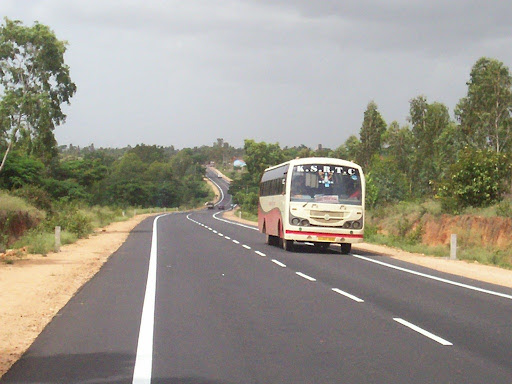
#> input picture Camera/Python PC Project/Tests/road.jpg, 512 x 384 px, given in place of road.mkv, which was not available
$ python video-lane-detection-averaging.py
#> lines starting #> are read from the running program, lines starting #| are printed output that depends on the picture; after the words box and inside, x2 and y2 are one past the last pixel; in counts of white or black regions, pixels touching at a corner belong together; pictures that were not available may be replaced by others from this repository, and a replacement may not be noted
### Camera/Python PC Project/Working/Libraries/CameraDetection/imageprocessing.py
import cv2
import numpy


class ImageProcessing(object):

    def __init__(self, image):
        self.image = image
        self.maskcoords = None

        self.mask = None
        self.canny = None

        self.masked_image = None

    def createmask(self):

        # We put a mask over the parts of the image we do not want
        # our line detection program to take into account

        image = cv2.cvtColor(self.image, cv2.COLOR_BGR2RGB)

        imgray = cv2.cvtColor(image, cv2.COLOR_RGB2GRAY)

        blur = cv2.GaussianBlur(imgray, (5, 5), 0)
        canny = cv2.Canny(blur, 100, 170)

        mask = numpy.zeros(canny.shape[:2], dtype="uint8")

        self.mask = mask
        self.canny = canny

        return mask, canny

    def drawmask(self, maskcoords):

        mask = self.mask
        canny = self.canny
        image = self.image

        self.maskcoords = maskcoords

        cv2.fillPoly(mask, numpy.array([maskcoords], numpy.int32), (255, 255, 255))
        cv2.polylines(image, numpy.array([maskcoords], numpy.int32), True, (0, 0, 255))
        masked_image = cv2.bitwise_and(canny, mask)

        self.masked_image = masked_image

        return masked_image

    # [32 lines left out: function lanedetection, not called in this run]

### Camera/Python PC Project/Working/Libraries/CameraDetection/linecalc.py
class LineEquation(object):

    def __init__(eq):
        eq.x1 = None
        eq.y1 = None
        eq.x2 = None
        eq.y2 = None

        eq.line = [0, 0, 0, 0]

        eq.slope = 0.0
        eq.p = 0.0

    # [17 lines left out: function calcequation, not called in this run]

    def negate(eq):
        eq.slope *= -1
        eq.p *= -1

    # [23 lines left out: function calcintersection, not called in this run]

### Camera/Python PC Project/Tests/Camera Capture/video-lane-detection-averaging.py
import Working.Libraries.CameraDetection.linecalc as leq
import Working.Libraries.CameraDetection.imageprocessing as imgP

import math

import cv2 as cv
import numpy as np

prev_left = None
prev_right = None


def average(image, lines):
    global prev_left, prev_right

    left = []
    right = []
    for line in lines:
        # print(line)
        x1, y1, x2, y2 = line.reshape(4)

        parameters = np.polyfit((x1, x2), (y1, y2), 1)
        slope = parameters[0]
        y_int = parameters[1]
        if slope < 0:
            left.append((slope, y_int))
        else:
            right.append((slope, y_int))

    right_avg = np.average(right, axis=0)
    left_avg = np.average(left, axis=0)

    try:
        left_line = make_points(image, left_avg)
    except:
        left_line = make_points(image, prev_left)
        left_avg = prev_left

    try:
        right_line = make_points(image, right_avg)
    except:
        right_line = make_points(image, prev_right)
        right_avg = prev_right

    prev_left = left_avg
    prev_right = right_avg

    return np.array([left_line, right_line])


def make_points(image, average):
    slope, y_int = average

    y1 = int(image.shape[0] / 1.2)
    y2 = int(image.shape[0] / 1.4)
    x1 = int((y1 - y_int) // slope)
    x2 = int((y2 - y_int) // slope)

    return np.array([x1, y1, x2, y2])


def display_lines(image, lines):
    lines_image = np.zeros_like(image)
    if lines is not None:
        for line in lines:
            x1, y1, x2, y2 = line
            cv.line(lines_image, (x1, y1), (x2, y2), (255, 0, 0), 10)
    return lines_image


# Sets camera object to receive input from video file
camera = cv.VideoCapture("../../Working/Camera/Videos/road.mkv")

prevcoords = [0, 0]

equation1 = leq.LineEquation()
equation2 = leq.LineEquation()

while True:

    # Read frame by frame from camera object
    ret, image = camera.read()
#> image is the input picture: shape (384, 512, 3); mean B, G, R 138.2, 148.7, 152.7

    # If no frame is read from the camera, exit while loop
    if ret is None:
        break

    height = image.shape[0]
#> height = 384
    width = image.shape[1]
#> width = 512

    # Coordinates for the trapeze-shaped mask
    mask_coords = [(width / 2.58, height / 1.2),
                   (width / 2.08, height / 1.4),
                   (width / 1.7, height / 1.4),
                   (width / 1.3, height / 1.2)]

    # Coordinates for center of the lane on camera
    centerL = [int(width / 1.85), int(height / 1.31)]
#> centerL = [276, 293]

    imageP = imgP.ImageProcessing(image)

    # set delay only for videos (DELETE when transferring to raspberry)

    cv.waitKey(33)

    # ^^^^^^^^ DELETE ^^^^^^^^^^

    imageP.createmask()
#> in createmask, `imgray = cv2.cvtColor(image, cv2.COLOR_RGB2GRAY)`:
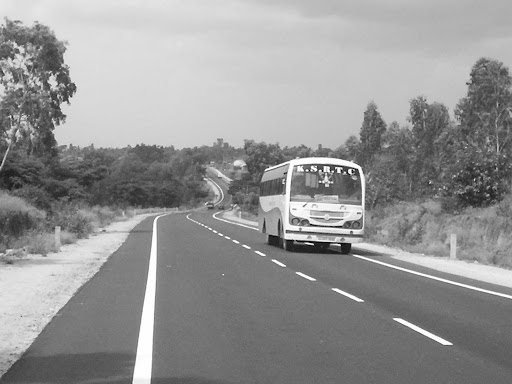
#> imgray: shape (384, 512); min 0, max 255, mean 148.7
#> in createmask, `canny = cv2.Canny(blur, 100, 170)`:
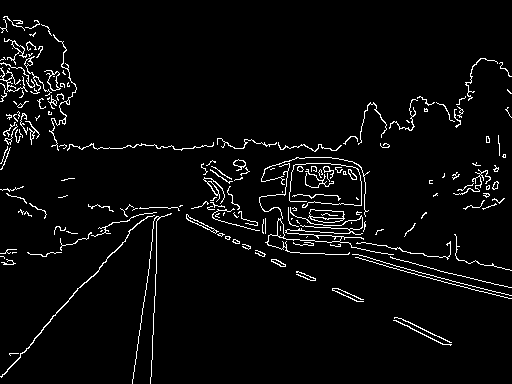
#> canny: shape (384, 512); 3.9% white in thin lines or dots

    masked_image = imageP.drawmask(mask_coords)
#> in drawmask, `cv2.fillPoly(mask, numpy.array([maskcoords], numpy.int32), (255, 255, ..`:
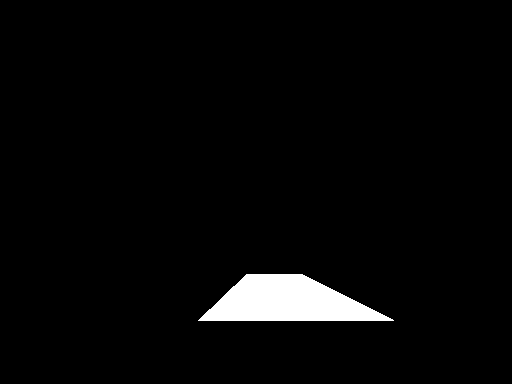
#> mask: shape (384, 512); 3% white; 1 white region, box (x1, y1, x2, y2) and area: (198, 274, 394, 321) 5968
#> in drawmask, `cv2.polylines(image, numpy.array([maskcoords], numpy.int32), True, (0,..`:
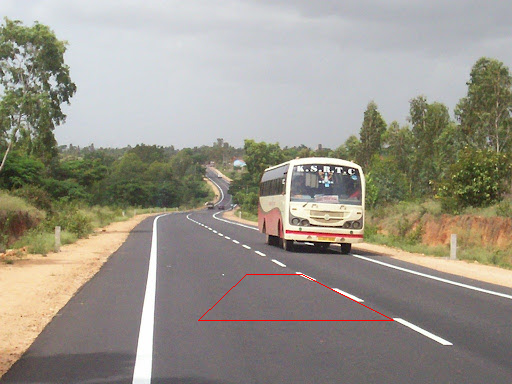
#> image: shape (384, 512, 3); 0.2% of pixels changed, all inside (x1, y1, x2, y2) = (198, 274, 394, 321)
#> in drawmask, `masked_image = cv2.bitwise_and(canny, mask)`:
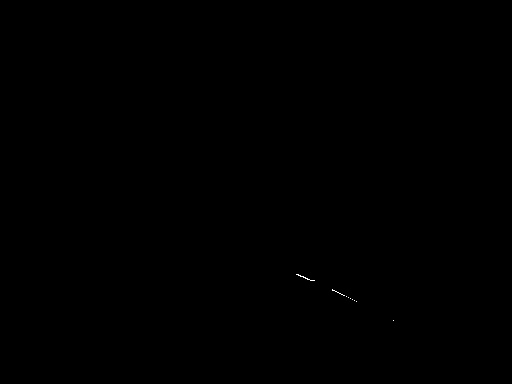
#> masked_image: shape (384, 512); 0.02% white in thin lines or dots, all inside (x1, y1, x2, y2) = (296, 274, 394, 321)

    copy = np.copy(image)

    lines = cv.HoughLinesP(masked_image, 2, np.pi / 180, 100, np.array([]), minLineLength=60, maxLineGap=5)
#> lines = None

    if lines is None:
        lines = np.array([])

    averaged_lines = average(copy, lines)
#> (the run stopped early here; a loop or call above may not have finished)
